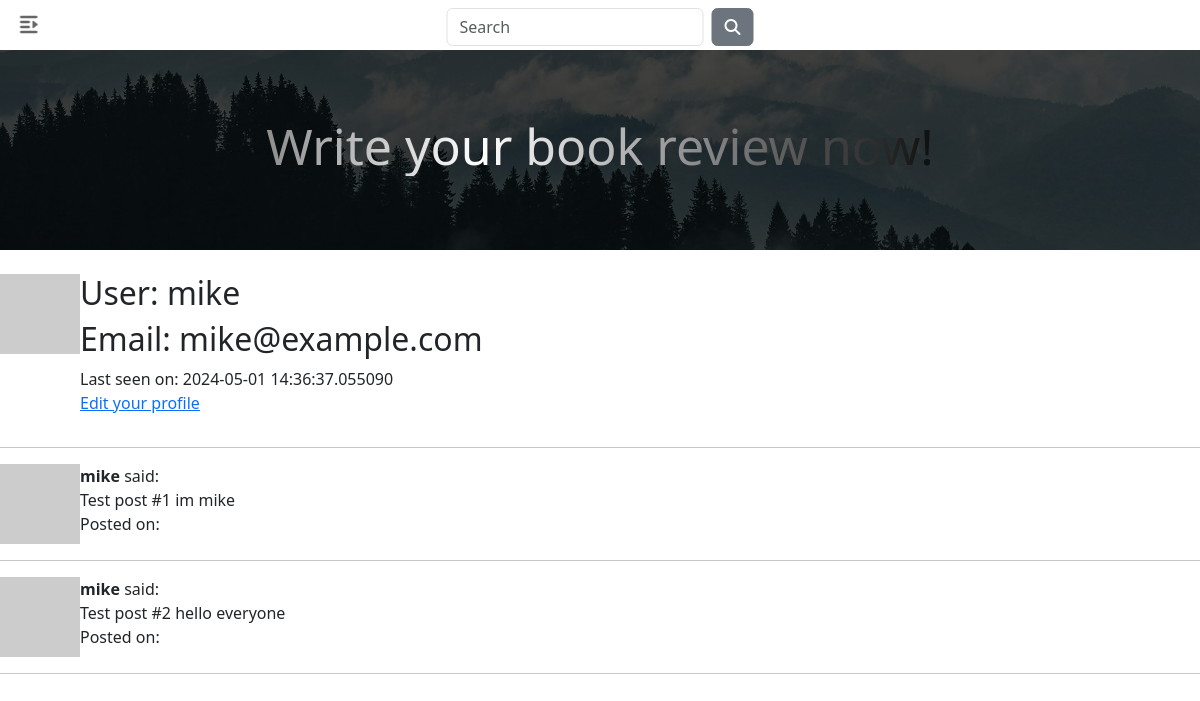
Before: /user/mike (signed in) with the older database file.
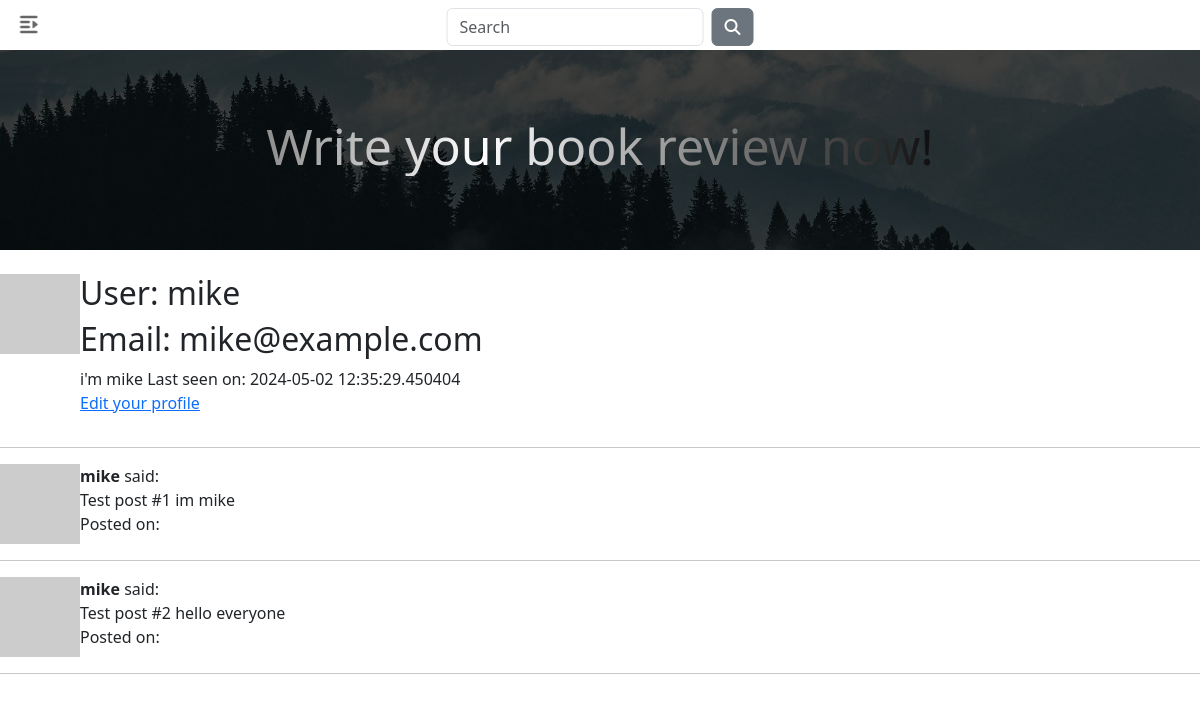
After: the same page with the newer database file.
### app/models.py (models this page shows, shortened)
class User(UserMixin, db.Model):
    id: so.Mapped[int] = so.mapped_column(primary_key=True)
    username: so.Mapped[str] = so.mapped_column(sa.String(64), index=True,
                                                unique=True)
    email: so.Mapped[str] = so.mapped_column(sa.String(120), index=True,
                                             unique=True)
    password_hash: so.Mapped[Optional[str]] = so.mapped_column(sa.String(256))
    posts: so.WriteOnlyMapped['Post'] = so.relationship(
        back_populates='author')
    about_me: so.Mapped[Optional[str]] = so.mapped_column(sa.String(140))
    last_seen: so.Mapped[Optional[datetime]] = so.mapped_column(
        default=lambda: datetime.now(timezone.utc))
    def avatar(self, size):
        digest = md5(self.email.lower().encode('utf-8')).hexdigest()
        return f'https://www.gravatar.com/avatar/{digest}?d=identicon&s={size}'

### app/routes.py (the view)
@app.route('/user/<username>')
@login_required
def user(username):
    user = db.first_or_404(sa.select(User).where(User.username == username))
    posts = [
        {'author': user, 'body': 'Test post #1 im mike'},
        {'author': user, 'body': 'Test post #2 hello everyone'}
    ]
    return render_template('user.html', user=user, posts=posts)

### app/models.py (called while the page is built)
@login.user_loader
def load_user(id):
    return db.session.get(User, int(id))

### app/routes.py (called while the page is built)
@app.before_request
def before_request():
    if current_user.is_authenticated:
        current_user.last_seen = datetime.now()
        db.session.commit()

### app/templates/user.html (shortened to what this page needs)
{% extends "base.html" %}
{% block content %}
<div>
  <table>
    <tr valign="top">
        <td><img src="{{ user.avatar(128) }}"></td>
        <td><h2>User: {{ user.username }}</h2>
        <h2>Email: {{ user.email }}</h2>
        {% if user.about_me %}<span>{{ user.about_me }}</span>{% endif %}
        {% if user.last_seen %}<span>Last seen on: {{ user.last_seen }}</span>{% endif %}
        {% if user == current_user %}
        <p><a href="{{ url_for('edit_profile') }}">Edit your profile</a></p>{% endif %}
      </td>
    </tr>
</table>
<hr>
{% for post in posts %}
    {% include '_post.html' %}
{% endfor %}
  </div>
{% endblock %}

### app/templates/base.html (shortened to what this page needs)
<!DOCTYPE html>
<html lang="en">
	<head>
		<link rel="stylesheet" href="{{ url_for('static', filename='index.css') }}">
		<link rel="stylesheet" href="https://cdnjs.cloudflare.com/ajax/libs/font-awesome/6.5.2/css/all.min.css">
		<link rel="stylesheet" href="https://cdn.jsdelivr.net/npm/bootstrap@5.3.3/dist/css/bootstrap.min.css">
	</head>
	<body>
		<nav>
			<div class="sidebar">
				<label for="checkbox">
					<i class="fa fa-outdent"></i>
				</label>
			</div>
			<form class="search-container">
				<input class="form-control me-2" id="search-input" type="text" placeholder="Search">
				<button class="btn btn-secondary" id="search-btn" type="button" title="Search Box">
					<i class="fa fa-search"></i>
				</button>
			</form>
		</nav>
		<div class="hero-image">
			<img src="{{ url_for('static', filename='background.jpg') }}">
			<div class="heading">
				<h2>Write your book review now!</h2>
			</div>
		</div>
			{% block content %}{% endblock %}
	</body>
</html>

### app/templates/_post.html
<table>
  <tr valign="top">
      <td style:"width=70px"><img src="{{ post.author.avatar(80) }}"></td>
      <td>
        <strong>{{ post.author.username }}</strong> said:<br>{{ post.body }}<br>
        Posted on:  {{ post.timestamp }}</td>
  </tr>
</table><hr>

### app/static/index.css (style rules this page uses)
* { padding: 0; margin: 0; box-sizing: border-box; }
body { width: 100vm; min-height: 100vh; background-color: #f2f2f2; }
.sidebar { position: relative; width: 100%; height: 50px; line-height: 50px; background-color: #fff; box-shadow: 0 1px 2px 0 rgba(0, 0, 0, 0.1); }
.search-container { position: absolute; left: 50%; top: 8px; transform: translateX(-50%); display: flex; flex-wrap: nowrap; z-index: 0; }
.sidebar label { position: absolute; top: 0; left: 160px; font-size: 20px; color: #666; padding-left: 20px; cursor: pointer; transition: all 0.5s; z-index: 2; }
.sidebar input:checked+label { left: 0; }
.sidebar input:checked+label i { transform: rotateY(180deg); }
.hero-image { position: relative; margin-bottom: 2%; }
.hero-image img { width: 100%; height: 25vh; object-fit: cover; object-position: center; overflow: hidden; opacity: 0.3; filter: alpha(opacity=30); }
.hero-image { background-color: #000; }
.heading { position: absolute; top: 50%; left: 50%; transform: translate(-50%, -50%); width: 100%; text-align: center; z-index: 0; }
.heading h2 { font-size: 50px; color: #fff; text-align: center; overflow: hidden; background: linear-gradient(90deg, #000, #fff, #000); background-repeat: no-repeat; background-size: 80%; animation: light 5s linear infinite; background-clip: text; -webkit-text-fill-color: rgba(255, 255, 255, 0); }

Changed rows visible on the page:
changed User "mike": about_me (not shown) → "i'm mike"; last_seen "2024-05-01 14:36:37.055090" → "2024-05-02 12:35:29.450404"
